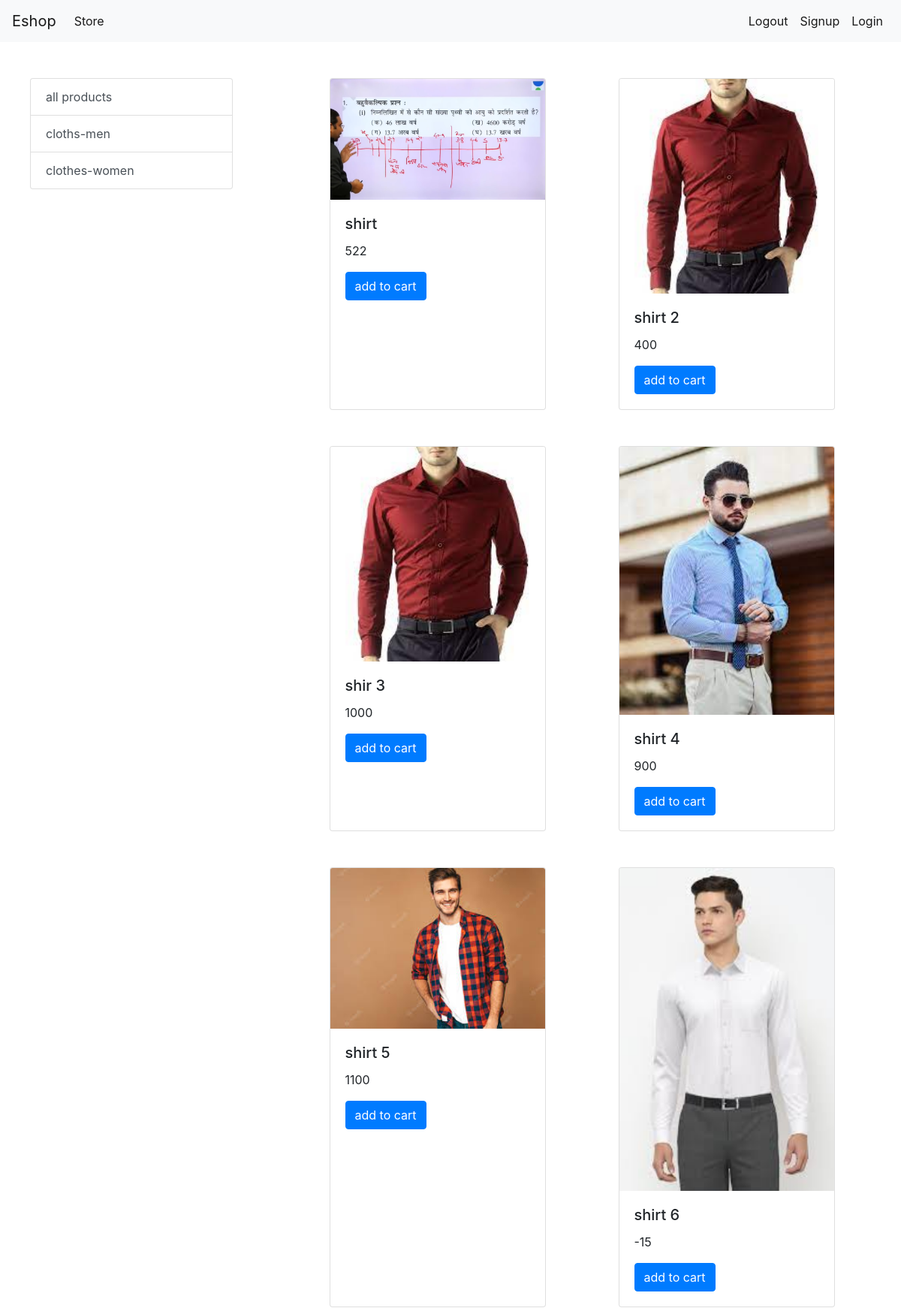
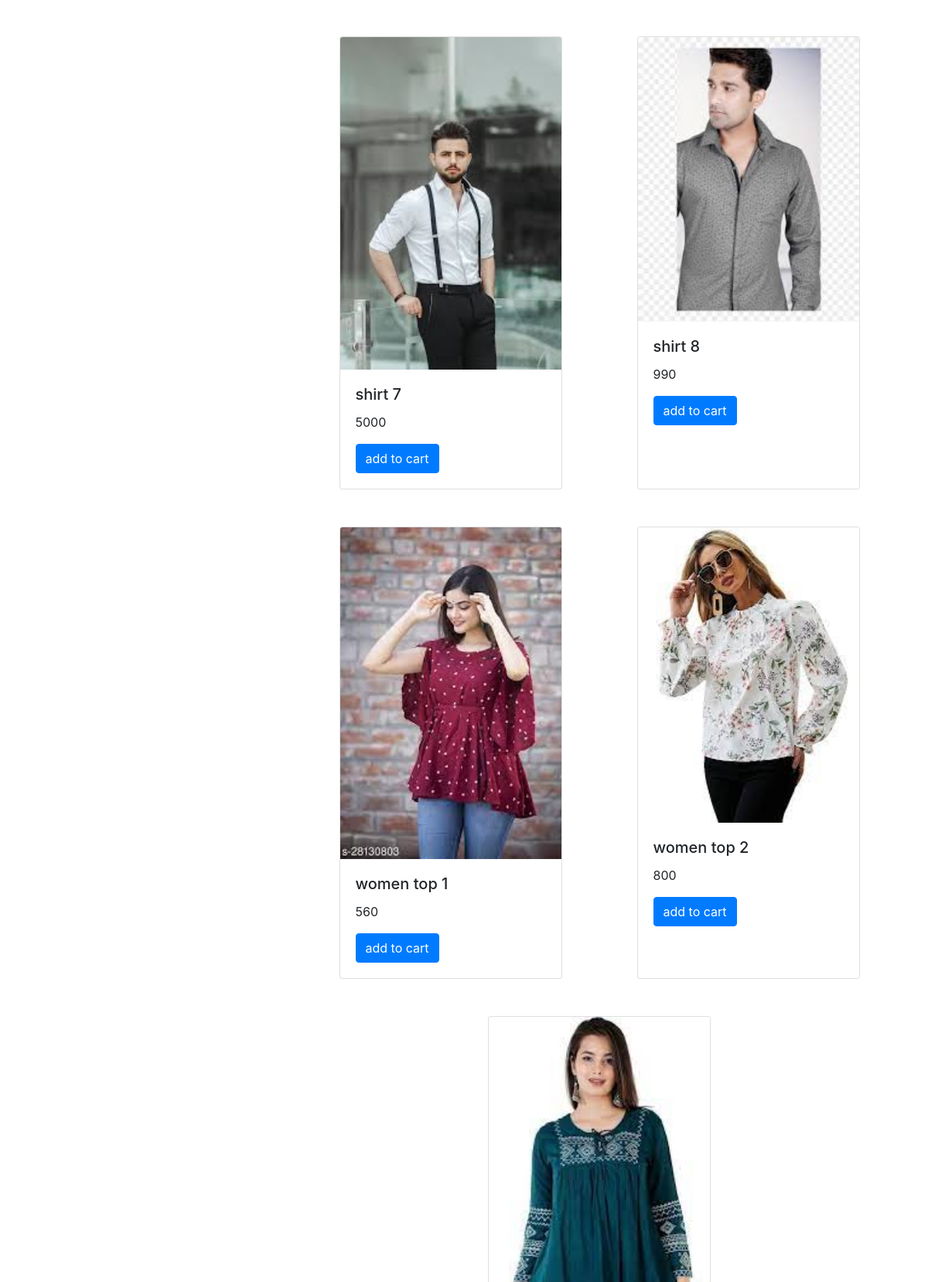
The page / (upper part) on the database its author committed (2 pictures, top to bottom).
### store/models/category.py (models this page shows, shortened)
class Category(models.Model):
    name = models.CharField(max_length=50)
    @staticmethod
    def get_cat():
      return Category.objects.all()

### store/models/product.py (models this page shows, shortened)
class Product(models.Model):
    category=models.ForeignKey(Category,on_delete=models.CASCADE,default=1)
    name=models.CharField(max_length=50)
    price=models.IntegerField(default=0)
    desctiption = models.CharField(max_length=500)
    image = models.ImageField(upload_to='uploads/products/')
    @staticmethod
    def get_all_products():
        return Product.objects.all()

### store/views.py (the view)
# urls.py: path('', index),
def index(request) :
    prds = None
    categori_id =request.GET.get('category')
    if categori_id:
        prds= Product.get_products_by_category_id(categori_id)
    else:
        prds = Product.get_all_products()
    cat= Category.get_cat()
    data={}
    data['products']=prds
    data['cat']=cat
    return render(request,'index.html',data )

### store/templates/index.html
{% extends 'base.html'%} {% block content %}
<div class="container-fluid">
    <div class="row">
        <div class="col-lg-3 mx-auto mt-5">
            <div class="list-group">
                <a href="/" class="list-group-item list-group-item-action">all products</a> {% for i in cat %}
                <a href="/?category={{i.id}}" class="list-group-item list-group-item-action">{{i.name}}</a> {% endfor %}
            </div>
        </div>
        <div class="col-lg-8 mx-auto">
            <div class="row mx-auto">
                {% for i in products %}
                <div class="card mx-auto mt-5" style="width: 18rem;">
                    <img src="{{i.image.url}}" class="card-img-top" alt="...">
                    <div class="card-body">
                        <h5 class="card-title">{{i.name}}</h5>
                        <p class="card-text">{{i.price}}</p>
                        <a href="#" class="btn btn-primary">add to cart</a>
                    </div>
                </div>
                {% endfor %}
            </div>
        </div>
    </div>
</div>
{% endblock %}

### store/templates/base.html (shortened to what this page needs)
<!doctype html>
<html lang="en">
<head>
    <link rel="stylesheet" href="https://cdn.jsdelivr.net/npm/bootstrap@4.3.1/dist/css/bootstrap.min.css">
</head>
<body>
    <nav class="navbar navbar-expand-lg navbar-light bg-light">
        <a class="navbar-brand" href="#">Eshop</a>
        <div class="collapse navbar-collapse" id="navbarSupportedContent">
            <ul class="navbar-nav mr-auto">
                <li class="nav-item active">
                    <a class="nav-link" href="#">Store <span class="sr-only">(current)</span></a>
                </li>
            </ul>
            <ul class="navbar-nav my-2 my-lg-0">
                <li class="nav-item active">
                    <a class="nav-link" href="#">Logout <span class="sr-only">(current)</span></a>
                </li>
                <li class="nav-item active">
                    <a class="nav-link" href="/signup">Signup<span class="sr-only">(current)</span></a>
                </li>
                <li class="nav-item active">
                    <a class="nav-link" href="login">Login <span class="sr-only">(current)</span></a>
                </li>
            </ul>
        </div>
    </nav>
    {% block content %}
    {% endblock%}
</body>
</html>

### rows shown on the page
Category: name "cloths-men"
Category: name "clothes-women"
Product: image (picture), name "shirt", price "522"
Product: image (picture), name "shirt 2", price "400"
Product: image (picture), name "shir 3", price "1000"
Product: image (picture), name "shirt 4", price "900"
Product: image (picture), name "shirt 5", price "1100"
Product: image (picture), name "shirt 6", price "-15"
Product: image (picture), name "shirt 7", price "5000"
Product: image (picture), name "shirt 8", price "990"
Product: image (picture), name "women top 1", price "560"
Product: image (picture), name "women top 2", price "800"
Product: image (picture)
